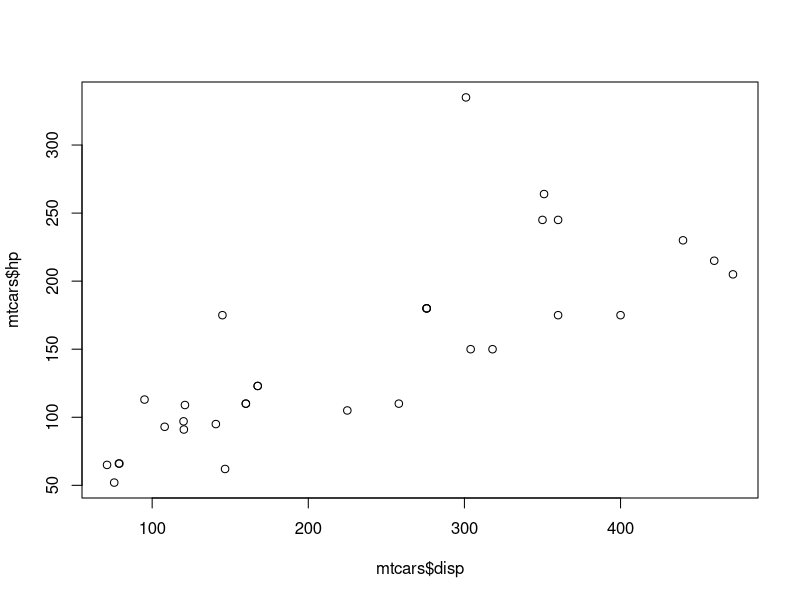
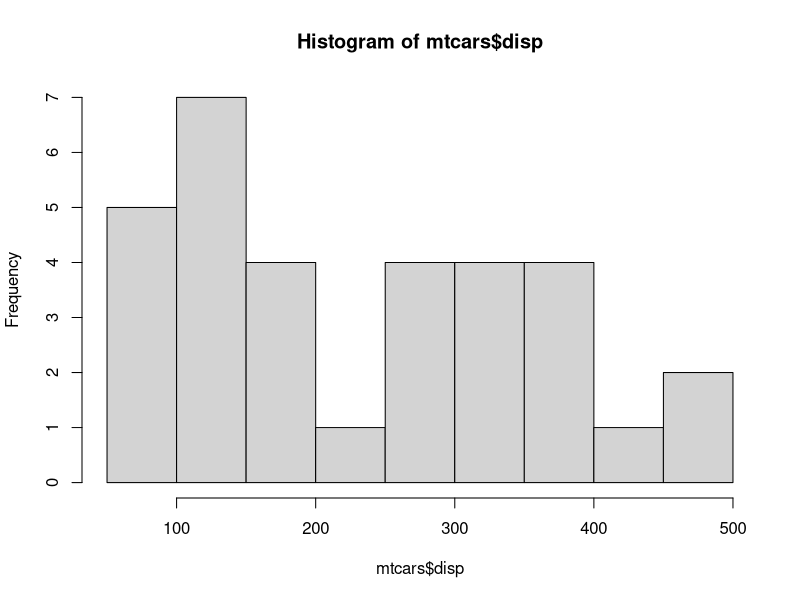
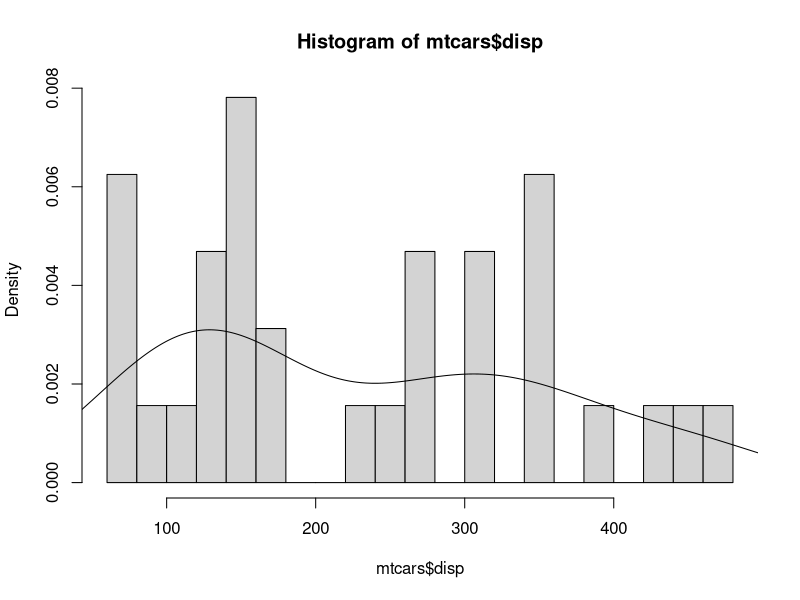
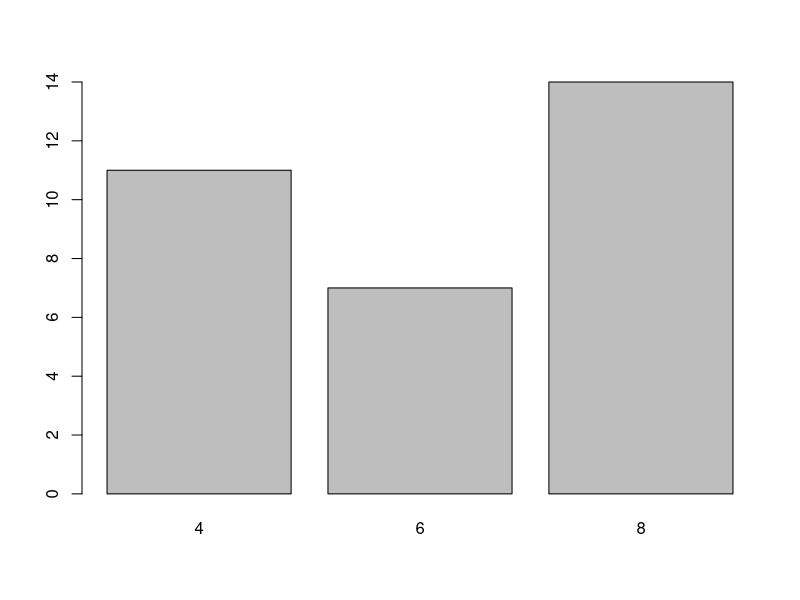
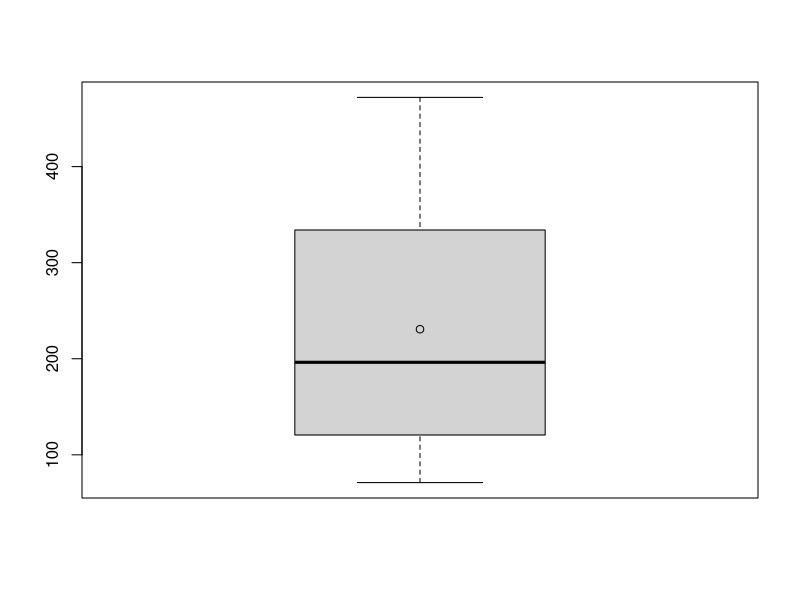
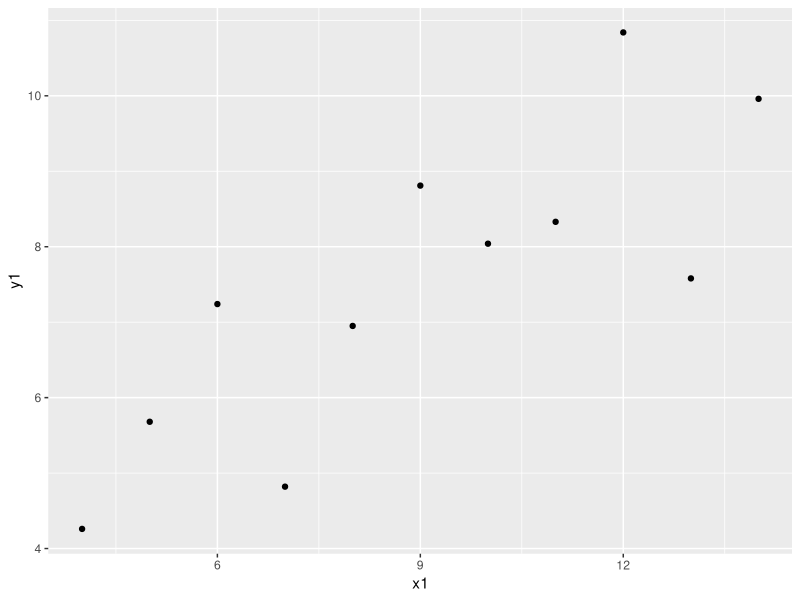
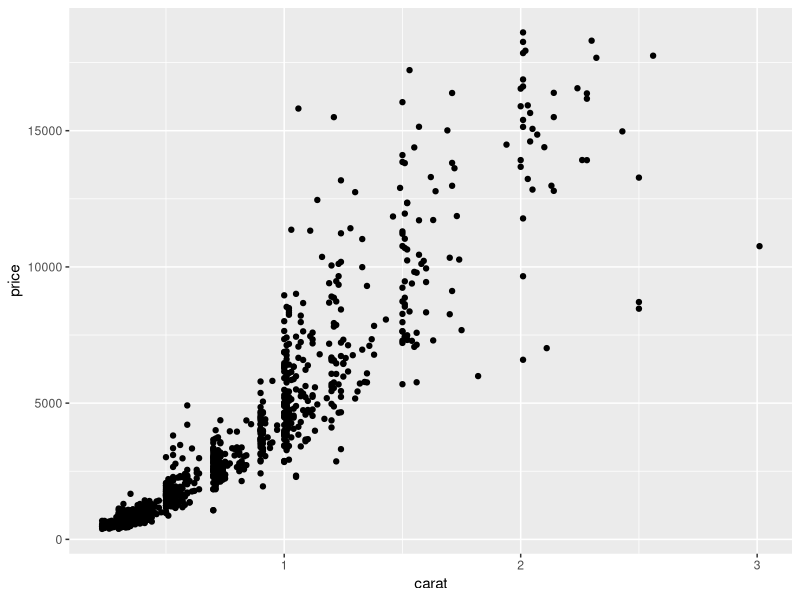
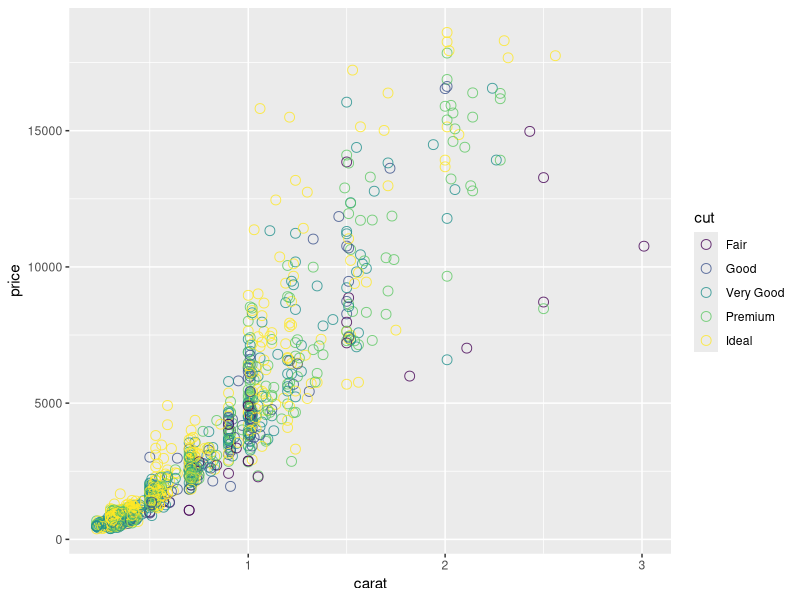

Write the R code that produced these figures, in order.
## ---- chunk 1
knitr::opts_chunk$set(echo = FALSE, dev="svg")
## ---- chunk 2
2 + 3 
8 ^ 10
log(100) # Logaritmo neperiano
## ---- chunk 3
a <- 2
a
class(a)
## ---- chunk 4
b <- 13.6788956789
b
class(b)
print(b, digits = 10)
## ---- chunk 5
a+b
a-b
a*b
## ---- chunk 6
a^b
a/b

## ---- chunk 7
n <- as.integer(340000)
class(n)
n <- 2L
class(n)
## ---- chunk 8
a <- "aaa"
b <- "bbb"

paste(a, b, "hola", sep = ", ") 
## ---- chunk 9
3 == 2
b <- 3 != 2 
b
## ---- chunk 10
a <- TRUE
b <- F
a & b # Operador AND
a | b # Operador OR
!b  # Operador NOT
## ---- chunk 11
as.character(2)
as.numeric(TRUE)
## ---- chunk 12
pi
## ---- chunk 13
is.na(3)
is.null(NULL)
is.infinite(-Inf)
## ---- chunk 14
a <- c(2, 3, 4)
str(a)
a[2]
## ---- chunk 15
a + a 
a > 2.5
## ---- chunk 16
a <- c(2, 3, 4)
b <- c(10, 20)
a * b
## ---- chunk 17
a <- c(2, 3, 4)
abs(sin(a))
exp(a)
## ---- chunk 18
length(a)
sum(a)
mean(a)
## ---- chunk 19
a <- c(2, 3, 4)
3 %in% a
c(2,5,3,4) %in% a
## ---- chunk 20
1:10
seq(1, 10, by = 2)
seq(1, 3, length.out = 5) 
## ---- chunk 21
a <- c(8, 2, 5, 3)
sort(a)
a[order(a)]
a[order(a,decreasing = T)]
## ---- chunk 22
a <- c("hola", "adeu","hola", "adeu", "adeu", "bye")
b <- as.factor(a)
as.character(b)
as.numeric(b)
str(b)
## ---- chunk 23
a <- factor(c(3, 1, 3, 1, 1, 2), labels = c("adeu", "bye", "hola"))
a
levels(a)
## ---- chunk 24
dfA <- data.frame(int = 1:10,
                  let = sample(letters, 10, replace = TRUE), 
                  ran = rnorm(10))
dfA
## ---- chunk 25
dim(dfA) # Dimensión
nrow(dfA) # Número de columnas
ncol(dfA) # Número de filas
## ---- chunk 26
str(dfA)
head(dfA, 3) # Primeros datos, 6 por defecto
tail(dfA, 2) # Últimos valores
## ---- chunk 27
dfA[2,3]
dfA[,1]
dfA$let
## ---- chunk 28
a <- list(2, "2", FALSE)
b <- list(3, "hola", c(2, 3, 4))
## ---- chunk 29
a
b
## ---- chunk 30
length(a)
a[[3]]
b[[3]][1]
## ---- chunk 31
str(b)
## ---- chunk 32
notes <- c("Aprovat", "Insuficient", "Notable", "Insuficient",
           "Notable", "Excel·lent", "Aprovat")
notes <- factor(notes,
        levels = c("Insuficient", "Aprovat",
                   "Notable", "Excel·lent"),
        ordered = TRUE)
str(notes)
levels(notes)
## ---- chunk 33
a <- matrix(c(2, 4, -3, 5), ncol = 2)
a
a[2,2]
## ---- chunk 34
a * a # Producto posición por posición
a %*% a # Producto matricial
t(a) # Transposición
## ---- chunk 35
str(mtcars)
## ---- chunk 36
head(mtcars, 10)
## ---- chunk 37
plot(mtcars$disp,mtcars$hp)
## ---- chunk 38
hist(mtcars$disp)
## ---- chunk 39
hist(mtcars$disp,breaks=20,freq=FALSE)
lines(density(mtcars$disp))
## ---- chunk 40
barplot(table(as.factor(mtcars$cyl)))
## ---- chunk 41
boxplot(mtcars$disp)
points(mean(mtcars$disp))
## ---- chunk 42
if(!require("tidyverse")) {
  install.packages("tidyverse")
  library("tidyverse")
}
## ---- chunk 43
grafico <- ggplot(data = anscombe,
        mapping = aes(x = x1, y = y1))  # Datos y mapeado estético 
grafico <- grafico + geom_point()       # Geometría

grafico
## ---- chunk 44
diaM <- diamonds[sample(1:nrow(diamonds),1000),]
str(diaM)
## ---- chunk 45
ggplot(diaM, aes(x=carat,y=price)) + geom_point()
## ---- chunk 46
ggplot(diaM, aes(x=carat,y=price,color=cut)) + 
  geom_point(alpha=.8,shape=21,size=3)
## ---- chunk 47
ggplot(diaM, aes(x=carat,y=price,color=cut)) + 
  geom_point(alpha=.8,shape=21,size=3) +
  geom_smooth(method="lm",se=FALSE)
## ---- chunk 48
ggplot(diaM, aes(x=price)) + geom_histogram(binwidth=1000)
## ---- chunk 49
ggplot(diaM, aes(x=price,fill=cut)) +
  geom_histogram(position='dodge',binwidth=1000)
## ---- chunk 50
ggplot(diaM, aes(x=price,y=..density..,fill=cut)) +
  geom_histogram(position='dodge',binwidth=1000)
## ---- chunk 51
ggplot(diaM, aes(x=price,fill=cut)) +
  geom_density(alpha=.3)
## ---- chunk 52
ggplot(diaM, aes(x=clarity)) + geom_bar()
## ---- chunk 53
ggplot(diaM, aes(x=clarity, fill=cut)) + geom_bar()
## ---- chunk 54
ggplot(diaM, aes(x=clarity, fill=cut)) + geom_bar(position="dodge")
## ---- chunk 55
ggplot(diaM, aes(x=clarity, fill=cut)) + geom_bar(position="fill")
## ---- chunk 56
ggplot(diaM, aes(x=1, y=price)) + geom_boxplot()
## ---- chunk 57
ggplot(diaM, aes(x=cut, y=price)) + geom_boxplot()
## ---- chunk 58
ggplot(diaM, aes(x=cut, y=price)) + 
  geom_boxplot(outlier.shape = NA) +
  geom_jitter(shape = 21, alpha=.5,height=0,width=.2)
## ---- chunk 59
medias <- diaM %>% group_by(cut) %>%
  summarise(price=mean(price))

ggplot(diaM, aes(x=cut, y=price)) + 
  geom_violin() +
  geom_boxplot(outlier.shape = NA, width = 0.1) +
  geom_point(data=medias,shape=3)
## ---- chunk 60
ggplot(diaM, aes(x=carat, y = price, shape = cut, col = clarity)) +
  geom_point(alpha=.8) +
  scale_x_continuous(breaks=1:3) +
  scale_y_continuous(trans="log10") +
  scale_color_brewer(palette="Spectral")+
  facet_grid(cut ~ clarity) + 
  theme_bw() + 
  theme(legend.position = "none",text = element_text(size=10))

## ---- chunk 61
str(mtcars)
## ---- chunk 62
head(mtcars, 10)
## ---- chunk 63
length(mtcars$disp)
n <- sum(!is.na(mtcars$disp))
n
## ---- chunk 64
frec_abs <- table(cut(mtcars$disp,
      breaks=c(0,100,200,300,400,500,Inf)))
frec_abs

frec_rel <- frec_abs / n
frec_rel
## ---- chunk 65
quantile(mtcars$disp,.1)
quantile(mtcars$disp,1:4*.2)
## ---- chunk 66
mean(mtcars$disp)
median(mtcars$disp)
## ---- chunk 67
var(mtcars$disp) # el denominador es n-1
sd(mtcars$disp)
range(mtcars$disp)
## ---- chunk 68
diff(range(mtcars$disp))
IQR(mtcars$disp)
mad(mtcars$disp) # mean absolute deviation
## ---- chunk 69
lmin <- quantile(mtcars$disp,.25) - 1.5*IQR(mtcars$disp) 
lmax <- quantile(mtcars$disp,.75) + 1.5*IQR(mtcars$disp) 
mtcars$disp[mtcars$disp > lmax | mtcars$disp < lmin]
## ---- chunk 70
lmin <- quantile(mtcars$qsec,.25) - 1.5*IQR(mtcars$qsec) 
lmax <- quantile(mtcars$qsec,.75) + 1.5*IQR(mtcars$qsec) 
mtcars$qsec[mtcars$qsec > lmax | mtcars$qsec < lmin]
## ---- chunk 71
boxplot(mtcars$qsec)
## ---- chunk 72
hist(mtcars$qsec)
## ---- chunk 73
barplot(table(factor(mtcars$cyl)))
## ---- chunk 74
cor(mtcars$disp,mtcars$qsec)
## ---- chunk 75
cor(mtcars$disp,mtcars$qsec, method = "spearman")
## ---- chunk 76
table(factor(mtcars$am),factor(mtcars$cyl))
## ---- chunk 77
plot(mtcars$disp,mtcars$qsec)
